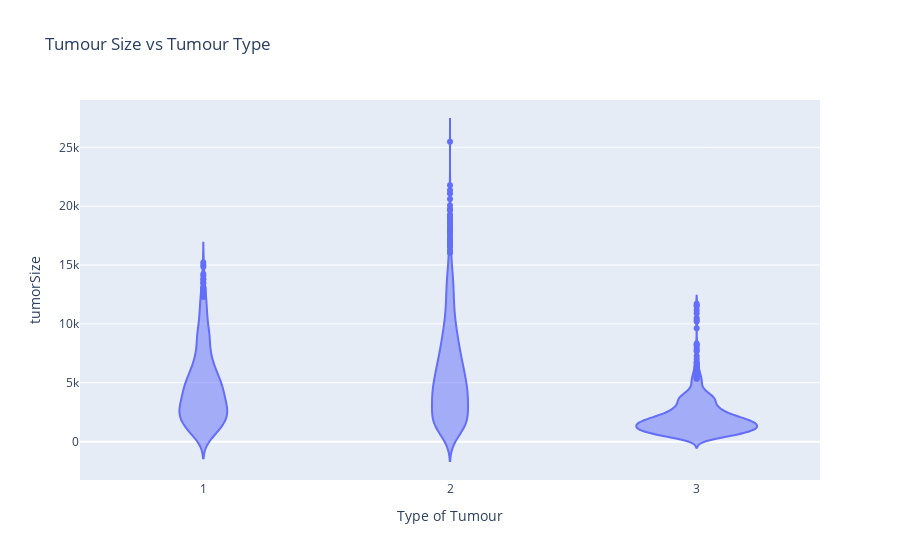

Write notebook code for a chart like this one.
### Code cell
fig = px.violin(df, x="Type of Tumour", y="tumorSize",title="Tumour Size vs Tumour Type")
fig.show()

### Figure 1 — Plotly figure (JSON) as saved in the notebook; plotly's stock layout.template omitted (floating-point values rounded to 4 significant figures; data arrays with more than 128 entries replaced by an {"elided": "..."} marker saying what was removed)
{"data": [{"alignmentgroup": "True", "box": {"visible": false}, "hovertemplate": "Type of Tumour=%{x}<br>tumorSize=%{y}<extra></extra>", "legendgroup": "", "marker": {"color": "#636efa"}, "name": "", "offsetgroup": "", "orientation": "v", "scalegroup": "True", "showlegend": false, "type": "violin", "x": {"elided": "3064 int values"}, "x0": " ", "xaxis": "x", "y": {"elided": "3064 float values"}, "y0": " ", "yaxis": "y"}], "layout": {"legend": {"tracegroupgap": 0}, "title": {"text": "Tumour Size vs Tumour Type"}, "violinmode": "group", "xaxis": {"anchor": "y", "domain": [0, 1], "title": {"text": "Type of Tumour"}}, "yaxis": {"anchor": "x", "domain": [0, 1], "title": {"text": "tumorSize"}}}}
